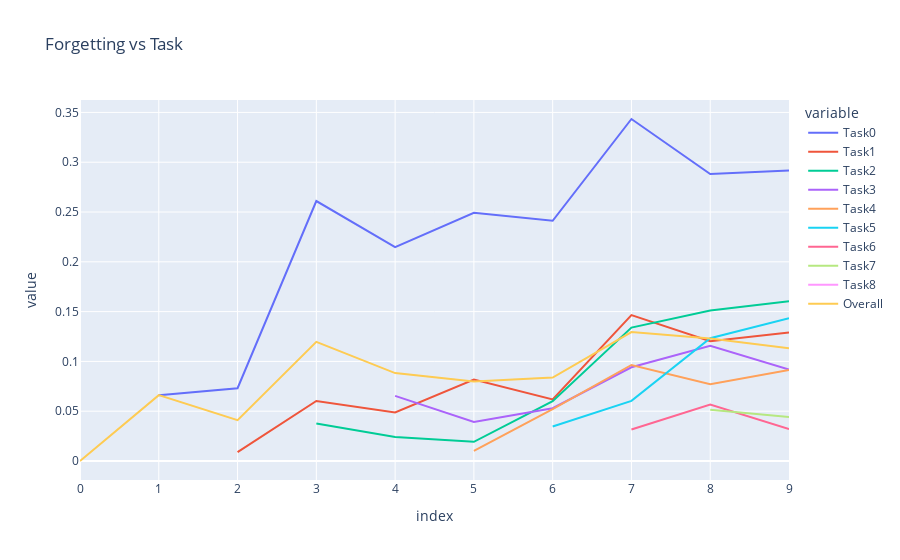

This figure's notebook cell:
### Markdown cell above
## Forgetting measure / BWT

### Code cell
from copy import deepcopy
# transform forgetting_measures dict into df
# but first, we need to make sure that all lists have the same length
max_len = max(map(len, forgetting_measures.values()))
forgetting_measures_tmp = deepcopy(forgetting_measures)
forgetting_measures_tmp = {k: [None] * (max_len - len(v)) + v for k, v in forgetting_measures_tmp.items()}

forgetting_df = pd.DataFrame(forgetting_measures_tmp)
forgetting_df.index = range(10)

fig = px.line(forgetting_df, x=forgetting_df.index, y=forgetting_df.columns, title="Forgetting vs Task")
fig.show()

### Figure 1 — Plotly figure (JSON) as saved in the notebook; plotly's stock layout.template omitted (floating-point values rounded to 4 significant figures)
{"data": [{"hovertemplate": "variable=Task0<br>index=%{x}<br>value=%{y}<extra></extra>", "legendgroup": "Task0", "line": {"color": "#636efa", "dash": "solid"}, "marker": {"symbol": "circle"}, "mode": "lines", "name": "Task0", "orientation": "v", "showlegend": true, "type": "scatter", "x": [0, 1, 2, 3, 4, 5, 6, 7, 8, 9], "xaxis": "x", "y": [null, 0.0661, 0.0731, 0.261, 0.2148, 0.2492, 0.2412, 0.3434, 0.2881, 0.2918], "yaxis": "y"}, {"hovertemplate": "variable=Task1<br>index=%{x}<br>value=%{y}<extra></extra>", "legendgroup": "Task1", "line": {"color": "#EF553B", "dash": "solid"}, "marker": {"symbol": "circle"}, "mode": "lines", "name": "Task1", "orientation": "v", "showlegend": true, "type": "scatter", "x": [0, 1, 2, 3, 4, 5, 6, 7, 8, 9], "xaxis": "x", "y": [null, null, 0.0089, 0.0603, 0.0488, 0.0818, 0.0619, 0.1465, 0.1202, 0.1291], "yaxis": "y"}, {"hovertemplate": "variable=Task2<br>index=%{x}<br>value=%{y}<extra></extra>", "legendgroup": "Task2", "line": {"color": "#00cc96", "dash": "solid"}, "marker": {"symbol": "circle"}, "mode": "lines", "name": "Task2", "orientation": "v", "showlegend": true, "type": "scatter", "x": [0, 1, 2, 3, 4, 5, 6, 7, 8, 9], "xaxis": "x", "y": [null, null, null, 0.0377, 0.024, 0.0193, 0.06, 0.134, 0.1512, 0.1603], "yaxis": "y"}, {"hovertemplate": "variable=Task3<br>index=%{x}<br>value=%{y}<extra></extra>", "legendgroup": "Task3", "line": {"color": "#ab63fa", "dash": "solid"}, "marker": {"symbol": "circle"}, "mode": "lines", "name": "Task3", "orientation": "v", "showlegend": true, "type": "scatter", "x": [0, 1, 2, 3, 4, 5, 6, 7, 8, 9], "xaxis": "x", "y": [null, null, null, null, 0.0654, 0.0392, 0.053, 0.0941, 0.1158, 0.0918], "yaxis": "y"}, {"hovertemplate": "variable=Task4<br>index=%{x}<br>value=%{y}<extra></extra>", "legendgroup": "Task4", "line": {"color": "#FFA15A", "dash": "solid"}, "marker": {"symbol": "circle"}, "mode": "lines", "name": "Task4", "orientation": "v", "showlegend": true, "type": "scatter", "x": [0, 1, 2, 3, 4, 5, 6, 7, 8, 9], "xaxis": "x", "y": [null, null, null, null, null, 0.0102, 0.0521, 0.0964, 0.077, 0.0915], "yaxis": "y"}, {"hovertemplate": "variable=Task5<br>index=%{x}<br>value=%{y}<extra></extra>", "legendgroup": "Task5", "line": {"color": "#19d3f3", "dash": "solid"}, "marker": {"symbol": "circle"}, "mode": "lines", "name": "Task5", "orientation": "v", "showlegend": true, "type": "scatter", "x": [0, 1, 2, 3, 4, 5, 6, 7, 8, 9], "xaxis": "x", "y": [null, null, null, null, null, null, 0.0347, 0.0604, 0.1233, 0.1433], "yaxis": "y"}, {"hovertemplate": "variable=Task6<br>index=%{x}<br>value=%{y}<extra></extra>", "legendgroup": "Task6", "line": {"color": "#FF6692", "dash": "solid"}, "marker": {"symbol": "circle"}, "mode": "lines", "name": "Task6", "orientation": "v", "showlegend": true, "type": "scatter", "x": [0, 1, 2, 3, 4, 5, 6, 7, 8, 9], "xaxis": "x", "y": [null, null, null, null, null, null, null, 0.0316, 0.0568, 0.032], "yaxis": "y"}, {"hovertemplate": "variable=Task7<br>index=%{x}<br>value=%{y}<extra></extra>", "legendgroup": "Task7", "line": {"color": "#B6E880", "dash": "solid"}, "marker": {"symbol": "circle"}, "mode": "lines", "name": "Task7", "orientation": "v", "showlegend": true, "type": "scatter", "x": [0, 1, 2, 3, 4, 5, 6, 7, 8, 9], "xaxis": "x", "y": [null, null, null, null, null, null, null, null, 0.0515, 0.0441], "yaxis": "y"}, {"hovertemplate": "variable=Task8<br>index=%{x}<br>value=%{y}<extra></extra>", "legendgroup": "Task8", "line": {"color": "#FF97FF", "dash": "solid"}, "marker": {"symbol": "circle"}, "mode": "lines", "name": "Task8", "orientation": "v", "showlegend": true, "type": "scatter", "x": [0, 1, 2, 3, 4, 5, 6, 7, 8, 9], "xaxis": "x", "y": [null, null, null, null, null, null, null, null, null, 0.0339], "yaxis": "y"}, {"hovertemplate": "variable=Overall<br>index=%{x}<br>value=%{y}<extra></extra>", "legendgroup": "Overall", "line": {"color": "#FECB52", "dash": "solid"}, "marker": {"symbol": "circle"}, "mode": "lines", "name": "Overall", "orientation": "v", "showlegend": true, "type": "scatter", "x": [0, 1, 2, 3, 4, 5, 6, 7, 8, 9], "xaxis": "x", "y": [0, 0.0661, 0.041, 0.1197, 0.08825, 0.07994, 0.08382, 0.1295, 0.123, 0.1131], "yaxis": "y"}], "layout": {"legend": {"title": {"text": "variable"}, "tracegroupgap": 0}, "title": {"text": "Forgetting vs Task"}, "xaxis": {"anchor": "y", "domain": [0, 1], "title": {"text": "index"}}, "yaxis": {"anchor": "x", "domain": [0, 1], "title": {"text": "value"}}}}
